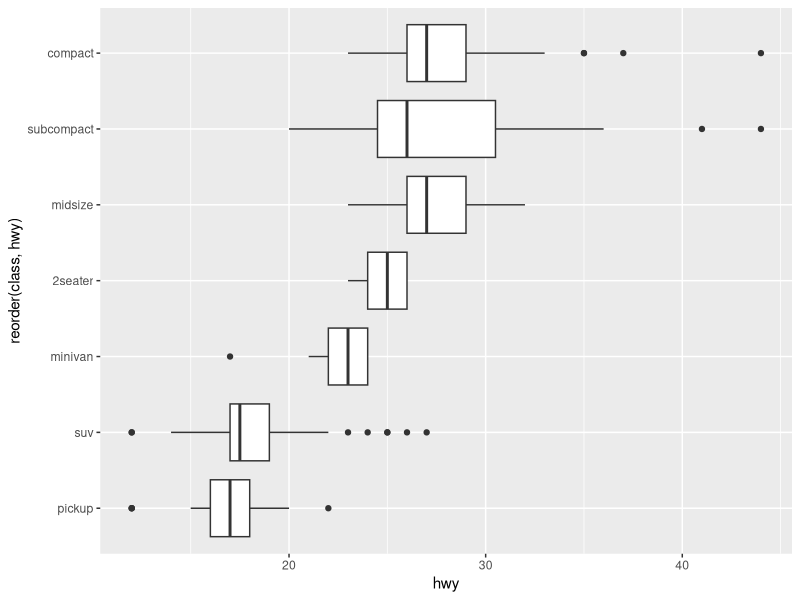

The R script that drew this image:
## ---- chunk 1
library(tidyverse)

  ggplot(mpg, aes(reorder(class,hwy), hwy))+
  geom_boxplot() +
    coord_flip()
  

